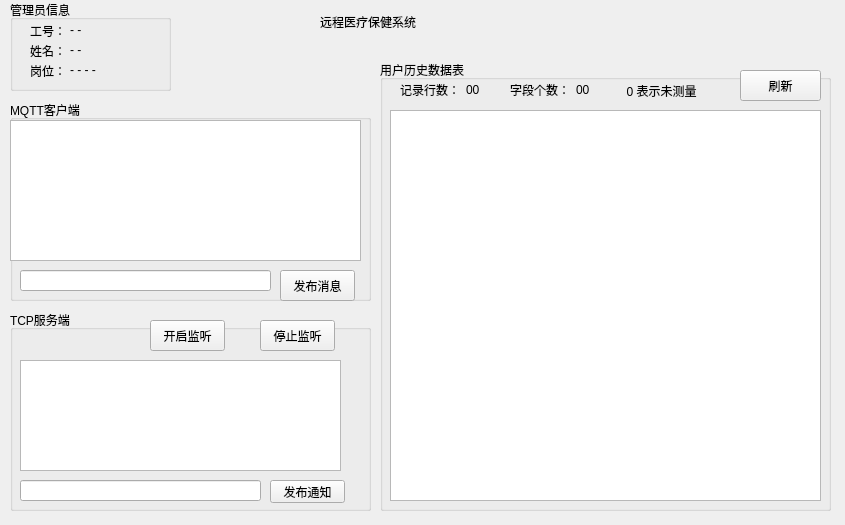
<?xml version="1.0" encoding="UTF-8"?>
<ui version="4.0">
 <class>Mainwindow</class>
 <widget class="QWidget" name="Mainwindow">
  <property name="geometry">
   <rect>
    <x>0</x>
    <y>0</y>
    <width>845</width>
    <height>525</height>
   </rect>
  </property>
  <property name="sizePolicy">
   <sizepolicy hsizetype="Fixed" vsizetype="Fixed">
    <horstretch>0</horstretch>
    <verstretch>0</verstretch>
   </sizepolicy>
  </property>
  <property name="windowTitle">
   <string>Form</string>
  </property>
  <widget class="QLabel" name="label">
   <property name="geometry">
    <rect>
     <x>320</x>
     <y>10</y>
     <width>152</width>
     <height>24</height>
    </rect>
   </property>
   <property name="styleSheet">
    <string notr="true">font: 14pt &quot;Agency FB&quot;;</string>
   </property>
   <property name="text">
    <string>远程医疗保健系统</string>
   </property>
  </widget>
  <widget class="QGroupBox" name="groupBox_Mqtt">
   <property name="geometry">
    <rect>
     <x>10</x>
     <y>100</y>
     <width>361</width>
     <height>201</height>
    </rect>
   </property>
   <property name="styleSheet">
    <string notr="true">font: 10pt &quot;宋体&quot;;</string>
   </property>
   <property name="title">
    <string>MQTT客户端</string>
   </property>
   <widget class="QPushButton" name="pushButton_mqttsub">
    <property name="geometry">
     <rect>
      <x>270</x>
      <y>170</y>
      <width>75</width>
      <height>31</height>
     </rect>
    </property>
    <property name="text">
     <string>发布消息</string>
    </property>
   </widget>
   <widget class="QTextBrowser" name="textBrowser_mqttclient">
    <property name="geometry">
     <rect>
      <x>0</x>
      <y>20</y>
      <width>351</width>
      <height>141</height>
     </rect>
    </property>
   </widget>
   <widget class="QLineEdit" name="lineEdit_mqttpub">
    <property name="geometry">
     <rect>
      <x>10</x>
      <y>170</y>
      <width>251</width>
      <height>21</height>
     </rect>
    </property>
   </widget>
  </widget>
  <widget class="QGroupBox" name="groupBox_manage">
   <property name="geometry">
    <rect>
     <x>10</x>
     <y>0</y>
     <width>161</width>
     <height>91</height>
    </rect>
   </property>
   <property name="styleSheet">
    <string notr="true">font: 10pt &quot;Agency FB&quot;;</string>
   </property>
   <property name="title">
    <string>管理员信息</string>
   </property>
   <widget class="QLabel" name="label_2">
    <property name="geometry">
     <rect>
      <x>20</x>
      <y>40</y>
      <width>41</width>
      <height>21</height>
     </rect>
    </property>
    <property name="text">
     <string>姓名：</string>
    </property>
   </widget>
   <widget class="QLabel" name="label_managename">
    <property name="geometry">
     <rect>
      <x>60</x>
      <y>40</y>
      <width>41</width>
      <height>20</height>
     </rect>
    </property>
    <property name="text">
     <string>- -</string>
    </property>
   </widget>
   <widget class="QLabel" name="label_4">
    <property name="geometry">
     <rect>
      <x>20</x>
      <y>60</y>
      <width>41</width>
      <height>21</height>
     </rect>
    </property>
    <property name="text">
     <string>岗位：</string>
    </property>
   </widget>
   <widget class="QLabel" name="label_manageposition">
    <property name="geometry">
     <rect>
      <x>60</x>
      <y>60</y>
      <width>51</width>
      <height>20</height>
     </rect>
    </property>
    <property name="text">
     <string>- - - -</string>
    </property>
   </widget>
   <widget class="QLabel" name="label_3">
    <property name="geometry">
     <rect>
      <x>20</x>
      <y>20</y>
      <width>31</width>
      <height>21</height>
     </rect>
    </property>
    <property name="text">
     <string>工号：</string>
    </property>
   </widget>
   <widget class="QLabel" name="label_manageid">
    <property name="geometry">
     <rect>
      <x>60</x>
      <y>20</y>
      <width>51</width>
      <height>21</height>
     </rect>
    </property>
    <property name="styleSheet">
     <string notr="true">font: 63 10pt &quot;Yu Gothic UI Semibold&quot;;</string>
    </property>
    <property name="text">
     <string>&lt;html&gt;&lt;head/&gt;&lt;body&gt;&lt;p&gt;- -&lt;/p&gt;&lt;/body&gt;&lt;/html&gt;</string>
    </property>
   </widget>
  </widget>
  <widget class="QGroupBox" name="groupBox_Tcp">
   <property name="geometry">
    <rect>
     <x>10</x>
     <y>310</y>
     <width>361</width>
     <height>201</height>
    </rect>
   </property>
   <property name="styleSheet">
    <string notr="true">font: 10pt &quot;宋体&quot;;</string>
   </property>
   <property name="title">
    <string>TCP服务端</string>
   </property>
   <widget class="QPushButton" name="pushButton_tcpsend">
    <property name="geometry">
     <rect>
      <x>260</x>
      <y>170</y>
      <width>75</width>
      <height>23</height>
     </rect>
    </property>
    <property name="text">
     <string>发布通知</string>
    </property>
   </widget>
   <widget class="QTextBrowser" name="textBrowser_tcpserver">
    <property name="geometry">
     <rect>
      <x>10</x>
      <y>50</y>
      <width>321</width>
      <height>111</height>
     </rect>
    </property>
    <property name="html">
     <string>&lt;!DOCTYPE HTML PUBLIC &quot;-//W3C//DTD HTML 4.0//EN&quot; &quot;http://www.w3.org/TR/REC-html40/strict.dtd&quot;&gt;
&lt;html&gt;&lt;head&gt;&lt;meta name=&quot;qrichtext&quot; content=&quot;1&quot; /&gt;&lt;style type=&quot;text/css&quot;&gt;
p, li { white-space: pre-wrap; }
&lt;/style&gt;&lt;/head&gt;&lt;body style=&quot; font-family:'宋体'; font-size:10pt; font-weight:400; font-style:normal;&quot;&gt;
&lt;p style=&quot;-qt-paragraph-type:empty; margin-top:0px; margin-bottom:0px; margin-left:0px; margin-right:0px; -qt-block-indent:0; text-indent:0px; font-family:'SimSun'; font-size:9pt;&quot;&gt;&lt;br /&gt;&lt;/p&gt;&lt;/body&gt;&lt;/html&gt;</string>
    </property>
   </widget>
   <widget class="QLineEdit" name="lineEdit_tcpsend">
    <property name="geometry">
     <rect>
      <x>10</x>
      <y>170</y>
      <width>241</width>
      <height>21</height>
     </rect>
    </property>
   </widget>
   <widget class="QPushButton" name="start_listen">
    <property name="geometry">
     <rect>
      <x>140</x>
      <y>10</y>
      <width>75</width>
      <height>31</height>
     </rect>
    </property>
    <property name="text">
     <string>开启监听</string>
    </property>
   </widget>
   <widget class="QPushButton" name="stop_listen">
    <property name="geometry">
     <rect>
      <x>250</x>
      <y>10</y>
      <width>75</width>
      <height>31</height>
     </rect>
    </property>
    <property name="text">
     <string>停止监听</string>
    </property>
   </widget>
  </widget>
  <widget class="QGroupBox" name="groupBox">
   <property name="geometry">
    <rect>
     <x>380</x>
     <y>60</y>
     <width>451</width>
     <height>451</height>
    </rect>
   </property>
   <property name="styleSheet">
    <string notr="true">font: 10pt &quot;Agency FB&quot;;</string>
   </property>
   <property name="title">
    <string>用户历史数据表</string>
   </property>
   <widget class="QTableView" name="tableView">
    <property name="geometry">
     <rect>
      <x>10</x>
      <y>50</y>
      <width>431</width>
      <height>391</height>
     </rect>
    </property>
   </widget>
   <widget class="QPushButton" name="pushButton_refresh">
    <property name="geometry">
     <rect>
      <x>360</x>
      <y>10</y>
      <width>81</width>
      <height>31</height>
     </rect>
    </property>
    <property name="text">
     <string>刷新</string>
    </property>
   </widget>
   <widget class="QWidget" name="layoutWidget">
    <property name="geometry">
     <rect>
      <x>20</x>
      <y>20</y>
      <width>97</width>
      <height>20</height>
     </rect>
    </property>
    <layout class="QHBoxLayout" name="horizontalLayout">
     <item>
      <widget class="QLabel" name="label_5">
       <property name="styleSheet">
        <string notr="true">font: 11pt &quot;Agency FB&quot;;</string>
       </property>
       <property name="text">
        <string>记录行数：</string>
       </property>
      </widget>
     </item>
     <item>
      <widget class="QLabel" name="label_rowcount">
       <property name="styleSheet">
        <string notr="true">font: 10pt &quot;Century&quot;;</string>
       </property>
       <property name="text">
        <string>00</string>
       </property>
      </widget>
     </item>
    </layout>
   </widget>
   <widget class="QWidget" name="layoutWidget">
    <property name="geometry">
     <rect>
      <x>130</x>
      <y>20</y>
      <width>97</width>
      <height>20</height>
     </rect>
    </property>
    <layout class="QHBoxLayout" name="horizontalLayout_2">
     <item>
      <widget class="QLabel" name="label_6">
       <property name="styleSheet">
        <string notr="true">font: 11pt &quot;Agency FB&quot;;</string>
       </property>
       <property name="text">
        <string>字段个数：</string>
       </property>
      </widget>
     </item>
     <item>
      <widget class="QLabel" name="label_columncount">
       <property name="styleSheet">
        <string notr="true">font: 10pt &quot;Century&quot;;</string>
       </property>
       <property name="text">
        <string>00</string>
       </property>
      </widget>
     </item>
    </layout>
   </widget>
   <widget class="QLabel" name="label_7">
    <property name="geometry">
     <rect>
      <x>240</x>
      <y>20</y>
      <width>101</width>
      <height>21</height>
     </rect>
    </property>
    <property name="styleSheet">
     <string notr="true">font: 9pt &quot;Arial&quot;;</string>
    </property>
    <property name="text">
     <string>  0 表示未测量</string>
    </property>
   </widget>
  </widget>
 </widget>
 <resources/>
 <connections/>
</ui>
